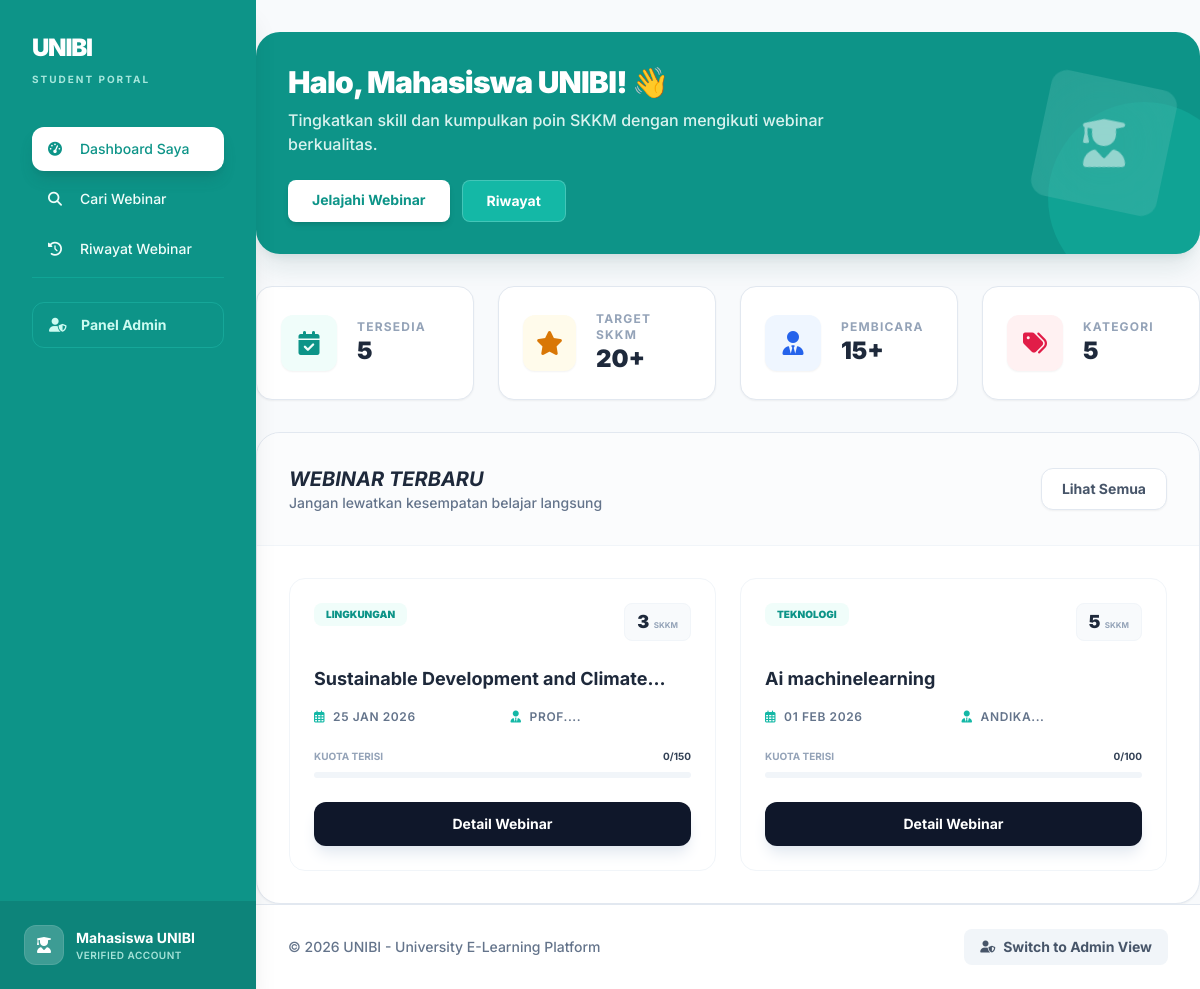
Page /student/index.php on the committed database.
### tables this page shows
CREATE TABLE `webinar` (
  `id_webinar` int NOT NULL,
  `judul` varchar(200) DEFAULT NULL,
  `deskripsi` text,
  `kategori` varchar(50) DEFAULT NULL,
  `tanggal` date DEFAULT NULL,
  `waktu_mulai` time DEFAULT NULL,
  `waktu_selesai` time DEFAULT NULL,
  `pembicara` varchar(100) DEFAULT NULL,
  `platform` varchar(50) DEFAULT NULL,
  `poin_skkm` int DEFAULT NULL,
  `kuota_peserta` int DEFAULT NULL,
  `biaya` decimal(10,2) DEFAULT '0.00',
  `tipe_webinar` enum('gratis','berbayar') DEFAULT NULL,
  `status` enum('draft','publish','closed') DEFAULT 'draft',
  `status_verifikasi` enum('menunggu','disetujui','ditolak') DEFAULT 'menunggu',
  `tanggal_mulai_pendaftaran` datetime DEFAULT NULL,
  `tanggal_akhir_pendaftaran` datetime DEFAULT NULL,
  `id_penyelenggara` int DEFAULT NULL,
  `created_at` timestamp NOT NULL DEFAULT CURRENT_TIMESTAMP
);

### student/index.php (the view, shortened to what this page needs)
<?php
require_once '../config/database.php';
require_once 'includes/header.php';
$total_webinar = mysqli_fetch_assoc(mysqli_query($conn, "SELECT COUNT(*) as total FROM webinar WHERE status = 'publish' AND status_verifikasi = 'disetujui'"))['total'];
$query_webinar = "SELECT * FROM webinar
                  WHERE status = 'publish' AND status_verifikasi = 'disetujui'
                  AND tanggal >= CURDATE()
                  ORDER BY tanggal ASC LIMIT 4";
$result_webinar = mysqli_query($conn, $query_webinar);
?>
<div class="space-y-8">
<div class="relative overflow-hidden bg-teal-600 rounded-3xl p-6 md:p-8 text-white shadow-xl shadow-teal-900/10">
        <div class="relative z-10 flex flex-col md:flex-row justify-between items-center gap-6">
            <div class="max-w-xl text-center md:text-left">
                <h1 class="text-2xl md:text-3xl font-black mb-2 leading-tight tracking-tight">
                    Halo, Mahasiswa UNIBI! 👋
                </h1>
                <p class="text-teal-50 text-sm md:text-base font-medium mb-6 opacity-90">
                    Tingkatkan skill dan kumpulkan poin SKKM dengan mengikuti webinar berkualitas.
                </p>
                <div class="flex flex-wrap justify-center md:justify-start gap-3">
                    <a href="daftar-webinar.php" class="px-6 py-2.5 bg-white text-teal-600 text-sm font-bold rounded-lg hover:bg-teal-50 transition-all shadow-md">
                        Jelajahi Webinar
                    </a>
                    <a href="riwayat.php" class="px-6 py-2.5 bg-teal-500 text-white border border-white/20 text-sm font-bold rounded-lg hover:bg-teal-400 transition-all">
                        Riwayat
                    </a>
                </div>
            </div>
            <div class="hidden lg:block">
                <div class="w-32 h-32 bg-white/10 rounded-2xl flex items-center justify-center backdrop-blur-3xl rotate-12">
                     <i class="fas fa-user-graduate text-5xl text-white/50 -rotate-12"></i>
                </div>
            </div>
        </div>
        <div class="absolute -right-10 -bottom-10 w-48 h-48 bg-teal-500 rounded-full opacity-40"></div>
    </div>
    <div class="grid grid-cols-1 sm:grid-cols-2 lg:grid-cols-4 gap-6">
        <div class="bg-white p-6 rounded-2xl shadow-sm border border-slate-200 flex items-center gap-5">
            <div class="w-14 h-14 bg-teal-50 text-teal-600 rounded-xl flex items-center justify-center text-2xl shadow-sm">
                <i class="fas fa-calendar-check"></i>
            </div>
            <div>
                <p class="text-xs font-bold text-slate-400 uppercase tracking-widest">Tersedia</p>
                <p class="text-2xl font-black text-slate-800"><?= $total_webinar ?></p>
            </div>
        </div>
        <div class="bg-white p-6 rounded-2xl shadow-sm border border-slate-200 flex items-center gap-5">
            <div class="w-14 h-14 bg-amber-50 text-amber-600 rounded-xl flex items-center justify-center text-2xl shadow-sm">
                <i class="fas fa-star"></i>
            </div>
            <div>
                <p class="text-xs font-bold text-slate-400 uppercase tracking-widest">Target SKKM</p>
                <p class="text-2xl font-black text-slate-800">20+</p>
            </div>
        </div>
        <div class="bg-white p-6 rounded-2xl shadow-sm border border-slate-200 flex items-center gap-5">
            <div class="w-14 h-14 bg-blue-50 text-blue-600 rounded-xl flex items-center justify-center text-2xl shadow-sm">
                <i class="fas fa-user-tie"></i>
            </div>
            <div>
                <p class="text-xs font-bold text-slate-400 uppercase tracking-widest">Pembicara</p>
                <p class="text-2xl font-black text-slate-800">15+</p>
            </div>
        </div>
        <div class="bg-white p-6 rounded-2xl shadow-sm border border-slate-200 flex items-center gap-5">
            <div class="w-14 h-14 bg-rose-50 text-rose-600 rounded-xl flex items-center justify-center text-2xl shadow-sm">
                <i class="fas fa-tags"></i>
            </div>
            <div>
                <p class="text-xs font-bold text-slate-400 uppercase tracking-widest">Kategori</p>
                <p class="text-2xl font-black text-slate-800">5</p>
            </div>
        </div>
    </div>
    <div class="bg-white rounded-3xl border border-slate-200 shadow-sm overflow-hidden">
        <div class="p-8 border-b border-slate-100 flex justify-between items-center bg-slate-50/50">
            <div>
                <h3 class="text-xl font-bold text-slate-800 italic uppercase">Webinar Terbaru</h3>
                <p class="text-sm text-slate-500 font-medium">Jangan lewatkan kesempatan belajar langsung</p>
            </div>
            <a href="daftar-webinar.php" class="px-5 py-2.5 bg-white border border-slate-200 text-slate-600 font-bold rounded-xl text-sm hover:bg-teal-600 hover:text-white transition-all shadow-sm">Lihat Semua</a>
        </div>
        <div class="p-8">
            <div class="grid grid-cols-1 md:grid-cols-2 gap-6">
                <?php if(mysqli_num_rows($result_webinar) > 0): ?>
                    <?php while($webinar = mysqli_fetch_assoc($result_webinar)):
                        $id_w = $webinar['id_webinar'];
                        $peserta = mysqli_fetch_assoc(mysqli_query($conn, "SELECT COUNT(*) as jumlah FROM pemantauan_webinar WHERE id_webinar = $id_w AND status_pendaftaran = 'disetujui'"))['jumlah'];
                    ?>
                    <div class="bg-white rounded-2xl p-6 border border-slate-100 hover:border-teal-500 transition-all hover:shadow-xl hover:shadow-slate-200/50 group">
                        <div class="flex justify-between items-start mb-6">
                            <span class="px-3 py-1 bg-teal-50 text-teal-600 text-[10px] font-black uppercase rounded-lg"><?= $webinar['kategori'] ?></span>
                            <div class="bg-slate-50 px-3 py-1 rounded-lg border border-slate-100">
                                <span class="text-lg font-black text-slate-800"><?= $webinar['poin_skkm'] ?></span>
                                <span class="text-[8px] font-bold text-slate-400 uppercase">SKKM</span>
                            </div>
                        </div>
                        <h4 class="text-lg font-bold text-slate-800 mb-4 group-hover:text-teal-600 transition-colors line-clamp-1"><?= htmlspecialchars($webinar['judul']) ?></h4>
                        <div class="grid grid-cols-2 gap-4 mb-6">
                            <div class="flex items-center gap-2 text-slate-500 text-xs font-semibold uppercase tracking-wider">
                                <i class="far fa-calendar-alt text-teal-500"></i> <?= date('d M Y', strtotime($webinar['tanggal'])) ?>
                            </div>
                            <div class="flex items-center gap-2 text-slate-500 text-xs font-semibold uppercase tracking-wider">
                                <i class="fas fa-user-tie text-teal-500"></i> <?= explode(' ', htmlspecialchars($webinar['pembicara']))[0] ?>...
                            </div>
                        </div>
                        <div class="space-y-2">
                            <div class="flex justify-between text-[10px] font-bold uppercase">
                                <span class="text-slate-400">Kuota Terisi</span>
                                <span class="text-slate-700"><?= $peserta ?>/<?= $webinar['kuota_peserta'] ?></span>
                            </div>
                            <div class="h-1.5 bg-slate-100 rounded-full overflow-hidden">
                            </div>
                        </div>
                        <a href="detail-webinar.php?id=<?= $webinar['id_webinar'] ?>"
                           class="mt-6 block w-full py-3 bg-slate-900 text-white font-bold rounded-xl text-center text-sm hover:bg-teal-600 transition-all shadow-lg shadow-slate-200">
                            Detail Webinar
                        </a>
                    </div>
                    <?php endwhile; ?>
                <?php else: ?>
                    <div class="col-span-full py-10 text-center text-slate-400 font-medium italic">
                        Belum ada webinar baru yang tersedia.
                    </div>
                <?php endif; ?>
            </div>
        </div>
    </div>
</div>
<?php require_once 'includes/footer.php'; ?>

### student/includes/header.php (style rules this page uses)
body { font-family: 'Inter', sans-serif; opacity: 0; transition: opacity 0.3s ease; }
body.loaded { opacity: 1; }

### rows in the picture
webinar: kategori "LINGKUNGAN", poin_skkm "3", judul "Sustainable Development and…", tanggal "25 JAN 2026", pembicara "PROF.", peserta "0", kuota_peserta "150"
webinar: kategori "TEKNOLOGI", poin_skkm "5", judul "Ai machinelearning", tanggal "01 FEB 2026", pembicara "ANDIKA", peserta "0", kuota_peserta "100"

### other values in the picture
$menu[2] "Dashboard Saya"
$menu[2] "Cari Webinar"
$menu[2] "Riwayat Webinar"
$total_webinar "5"
